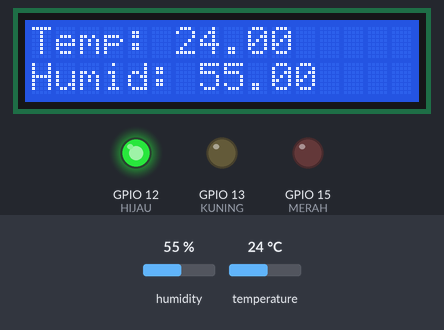
The sketch below on a simulated ESP8266 (Wemos D1 mini). Shown: 16×2 character LCD, output pins drawn as LEDs (lit = HIGH). Inputs (shaded band) come from the test bench; at power-on: temperature 24 °C, humidity 55 %. What the sketch prints to the serial monitor is not drawn.

Above: at 4.5 s.
4.6 s: temperature set to 29 °C
At 9.1 s:
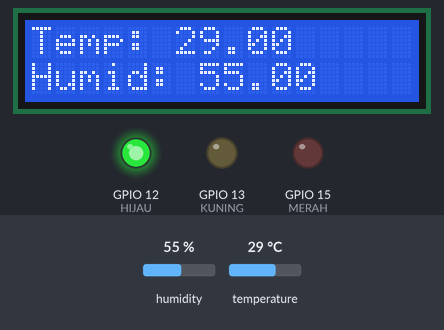
9.4 s: temperature set to 32 °C
At 13.1 s:
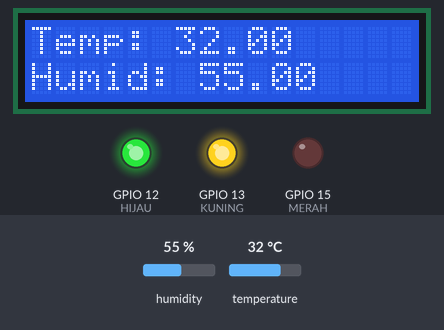
13.4 s: temperature set to 34 °C
At 16.4 s:
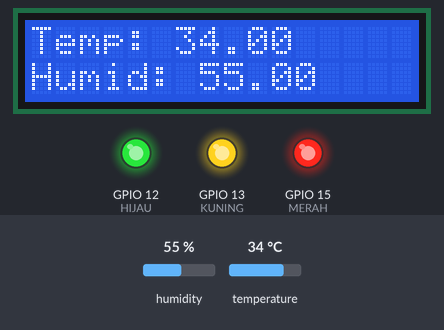
17.4 s: humidity set to 22 %
At 20.6 s:
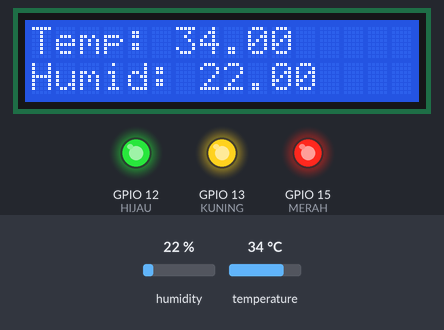
21.4 s: humidity set to 40 %
At 24.9 s:
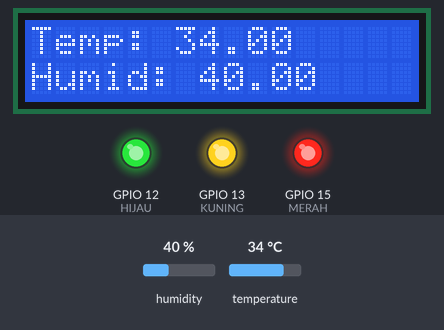
Timing chart, 0 to 26.4 s (numbered marks = the images above; inputs shaded):
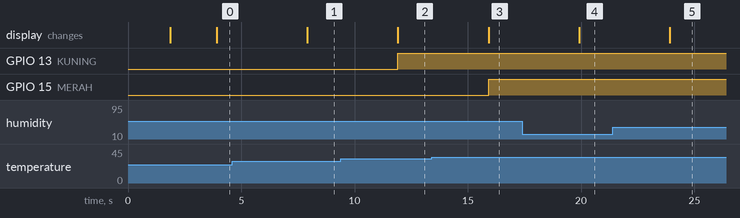

The sketch:

Blynk_pengukur_suhu.ino
```cpp
// Fill-in information from your Blynk Template here
#define BLYNK_TEMPLATE_ID           "TMPL3hpengtc"
#define BLYNK_DEVICE_NAME           "Pemantau 1"

#define BLYNK_FIRMWARE_VERSION        "0.1.0"

#define BLYNK_PRINT Serial
//#define BLYNK_DEBUG

#define APP_DEBUG

// Uncomment your board, or configure a custom board in Settings.h
//#define USE_SPARKFUN_BLYNK_BOARD
//#define USE_NODE_MCU_BOARD
//#define USE_WITTY_CLOUD_BOARD
#define USE_WEMOS_D1_MINI

#define HIJAU 12
#define KUNING 13
#define MERAH 15

#include "BlynkEdgent.h"

#include <DHT.h>
#include <LiquidCrystal_I2C.h>

#define DHTPIN 2
#define DHTTYPE DHT11

DHT dht(DHTPIN, DHTTYPE);
LiquidCrystal_I2C lcd(0x3F, 16, 2);

BlynkTimer timer;

float temp, humid;

void setup()
{
  Serial.begin(115200);

  pinMode(HIJAU, OUTPUT);
  pinMode(KUNING, OUTPUT);
  pinMode(MERAH, OUTPUT);

  dht.begin();
  BlynkEdgent.begin();

  lcd.init();
  lcd.backlight();

  timer.setInterval(2000L, myTimerEvent);
  digitalWrite(HIJAU, 1);
}

void loop() {
  BlynkEdgent.run();
  timer.run();
}

void myTimerEvent()
{
  temp = dht.readTemperature();
  humid = dht.readHumidity();

  if (isnan(temp) || isnan(humid)) {
    Serial.println(F("Gagal Membaca Sensor!"));
    return;
  }

  Serial.print(F(" Temp: "));
  Serial.print(temp);
  Serial.print(F(" C  Humid: "));
  Serial.print(humid);
  Serial.print(F("%"));

  lcd.setCursor(0, 0);
  lcd.print("Temp: ");
  lcd.setCursor(6, 0);
  lcd.print(temp);
  lcd.setCursor(0, 1);
  lcd.print("Humid: ");
  lcd.setCursor(7, 1);
  lcd.print(humid);

  if (temp > 32) {
    digitalWrite(MERAH, 1);
  } else {
    digitalWrite(MERAH, 0);
  }
  if (temp > 30) {
    digitalWrite(KUNING, 1);
  } else {
    digitalWrite(KUNING, 0);
  }

  Blynk.virtualWrite(V0, temp);
  Blynk.virtualWrite(V1, humid);
}
```

Measured:
- the behaviour switches between 30 and 31 °C on temperature (found by bisection; images 1 and 2)
- the behaviour switches between 32 and 33 °C on temperature (found by bisection; images 2 and 3)
- after the input at 4.6 s, the display: changes after 3.3 s (image 1)
- after the input at 9.4 s, GPIO 13 (KUNING): LOW → HIGH after 2.5 s; the display: changes after 2.5 s (image 2)
- after the input at 13.4 s, GPIO 15 (MERAH): LOW → HIGH after 2.5 s; the display: changes after 2.5 s (image 3)
- after the input at 17.4 s, the display: changes after 2.5 s (image 4)
- after the input at 21.4 s, the display: changes after 2.5 s (image 5)
